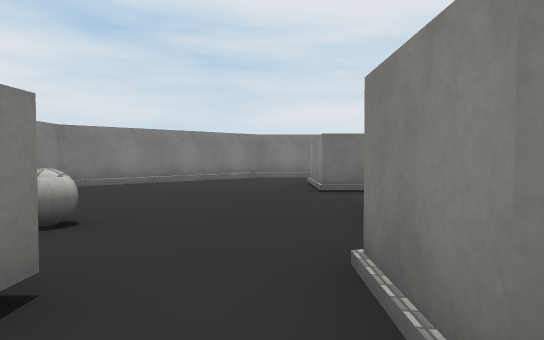
view 1 (above)

13 first-person views from a walk through a scene from a Unity 3-D project. The camera is 1.2 m above the floor, tilts 2° down and sees 70° across. The floor is counted in squares, 2 m on a side. Each view is taken from the middle of a square. On the plan, view 1 faces up. The plan holds only what a view shows up to about 11 squares ahead; the rest is blank. The place goes on beyond the plan. Some surface patterns are stand-ins.

view 2
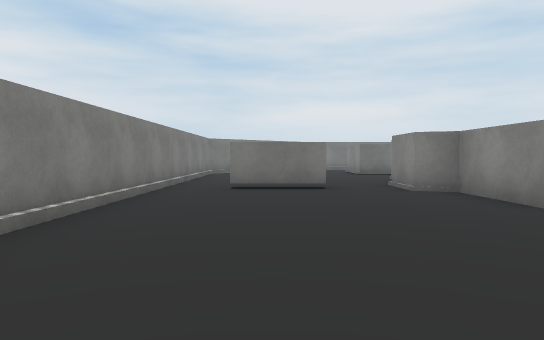

view 3
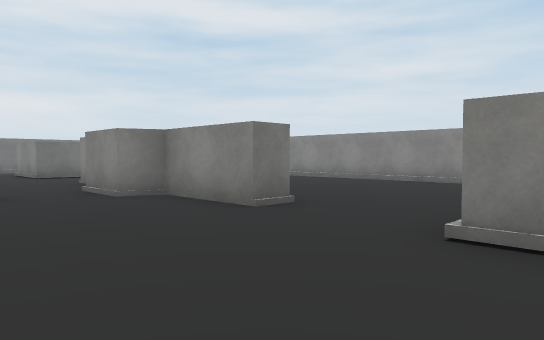

view 4
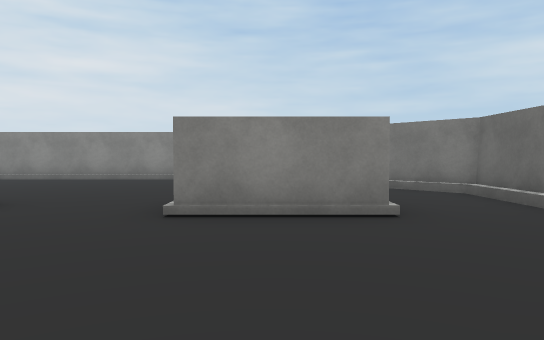

view 5
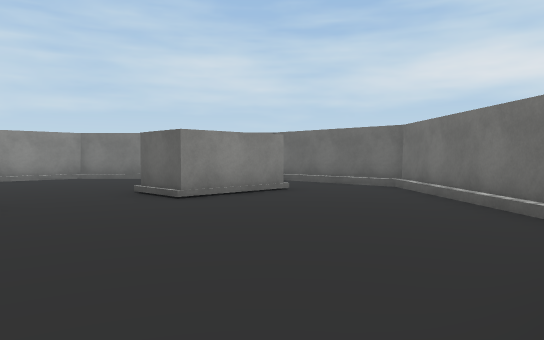

view 6
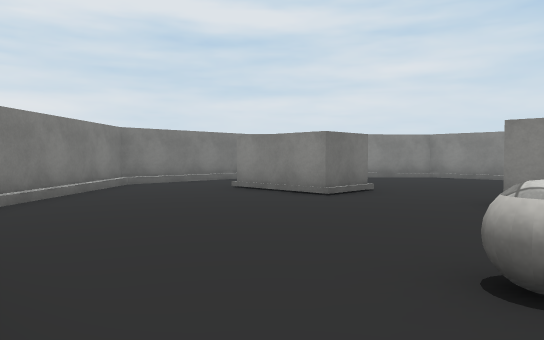

view 7
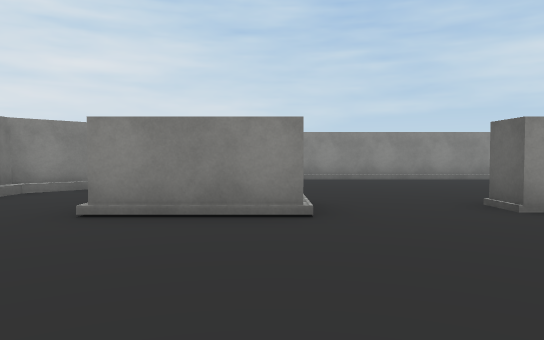

view 8
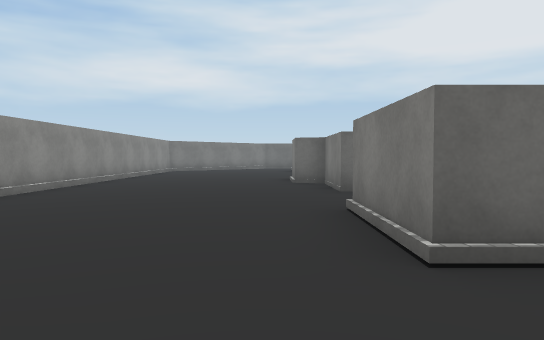

view 9
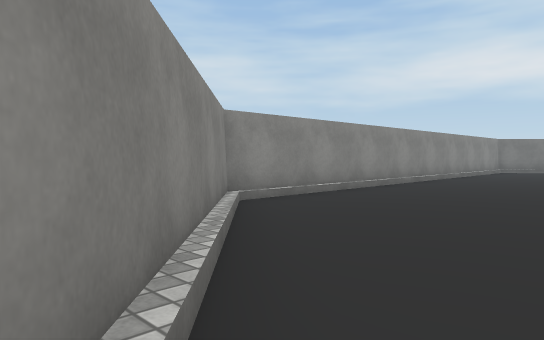

view 10
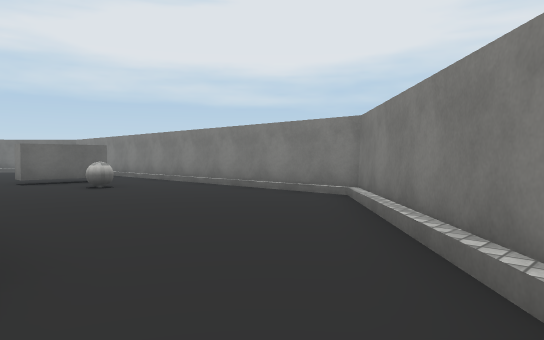

view 11
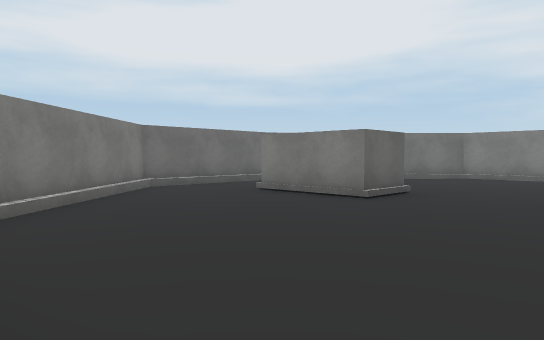

view 12
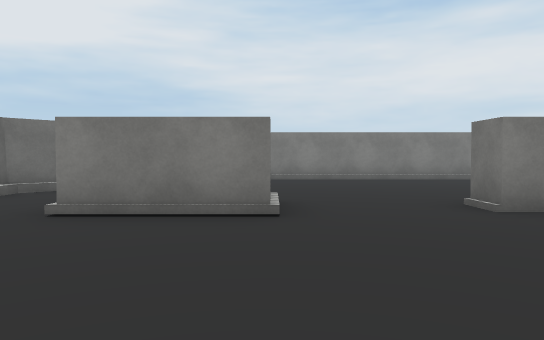

view 13
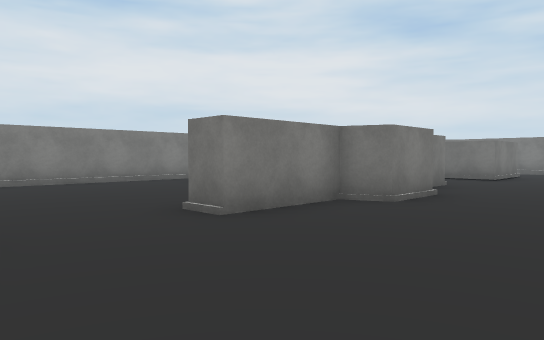

### Floor plan
Key: @ floor where view 1 was taken; # wall or solid block; . floor; / step, stairs or slope; B ball.
Columns run from 5 left of view 1 to 8 right of it. Each row starts with its distance up from view 1.
 12     ######
 11    ##....##
 10   ##......##
  9  ##........##
  8 ##....##....##
  7 #/....##..../#
  6 #/........../#
  5 #/........../#
  4 #/.....#..../#
  3 #/.B...#..../#
  2 #/.##.##..../#
  1 #/....##..../#
  0 #/...@.#..../#
 -1 #/.....#..../#
 -2 #/........../#
 -3 #/........../#
 -4 #/....##..../#
 -5 ##....##....##
 -6  ##...##...##
 -7   ##......##
 -8    ##....##
 -9     ######

Positions as (right, up) in squares from view 1, and headings:
1: (0, 0), facing up
2: (-2, -6), facing up
3: (-2, -5), facing up-right
4: (-3, -5), facing right
5: (-4, -1), facing down-right
6: (-4, 3), facing up-right
7: (-3, 7), facing right
8: (3, 11), facing down
9: (3, 11), facing down-right
10: (1, 11), facing down-left
11: (7, -1), facing down-left
12: (6, -4), facing left
13: (5, -4), facing up-left
